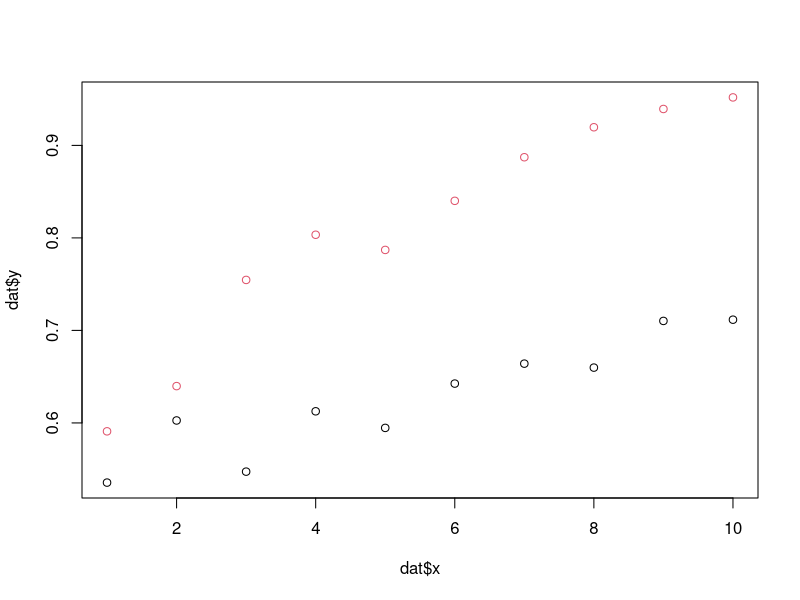
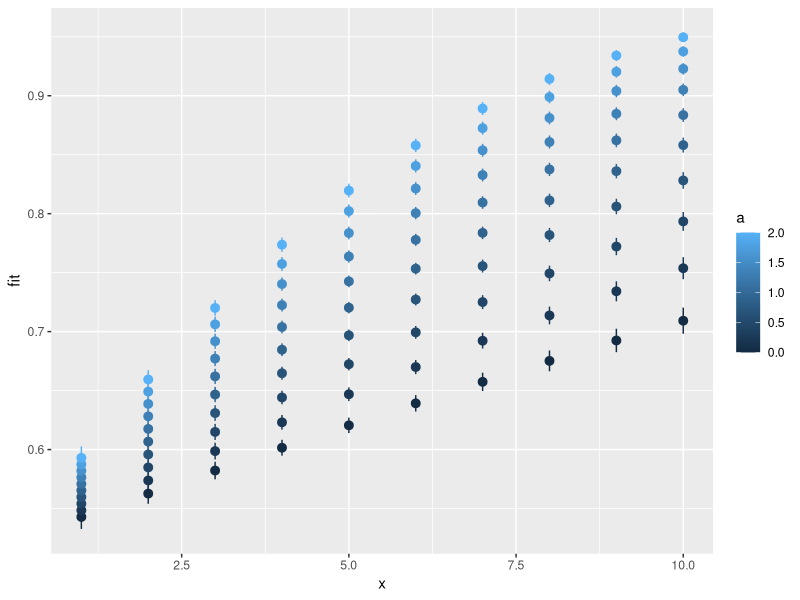
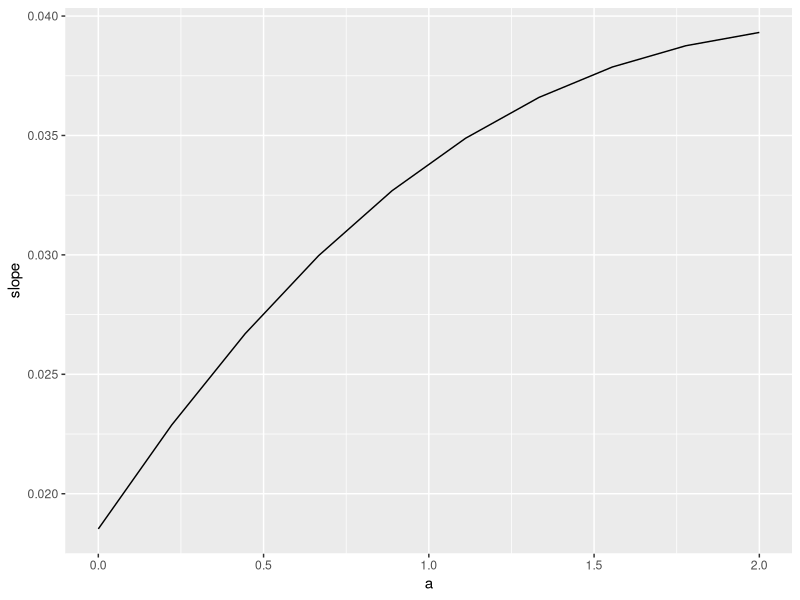
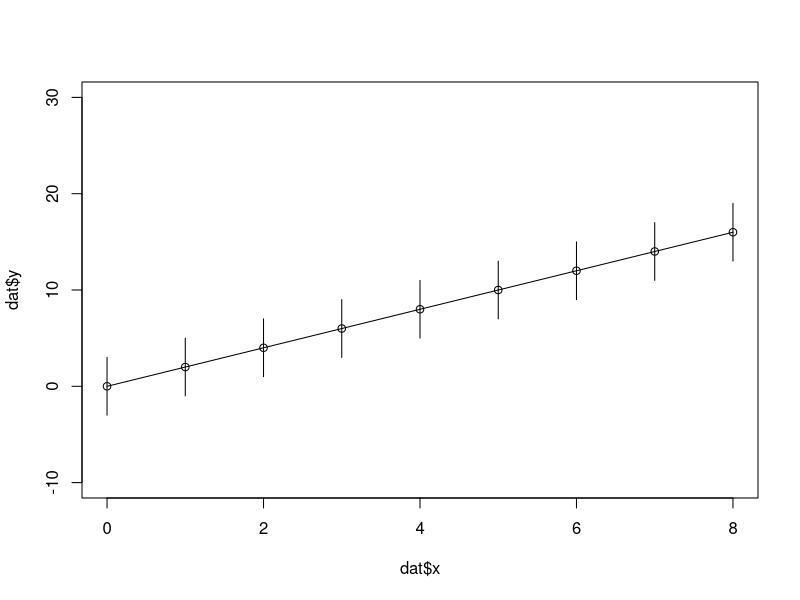

Here is the R script that generated these plots, in order:
# Reproducible example of trying to calculate slope SE from a beta regression
library(glmmTMB)
library(ggplot2)
library(data.table)

# return x and y coords of an elipse given the conic parameters
# https://stackoverflow.com/questions/41820683/how-to-plot-ellipse-given-a-general-equation-in-r
# for Ax^2 + Bxy + Cy^2 + Dx + Ey + F = 0
ellipse <- function(A, B, C, D, E, F){
    M0 <- matrix(c(F,D/2,E/2, D/2, A, B/2, E/2, B/2, C), nrow=3, byrow=TRUE)
    M <- matrix(c(A,B/2,B/2,C), nrow=2)
    lambda <- eigen(M)$values
    
    # assuming abs(lambda[1] - A) < abs(lambda[1] - C), if not, swap lambda[1] and lambda[2] in the following equations:
    if(abs(lambda[1] - A) > abs(lambda[2] - C) ){
        lambda <- lambda[2:1]
    }
    a <- sqrt(-det(M0)/(det(M)*lambda[1]))  
    b <- sqrt(-det(M0)/(det(M)*lambda[2]))
    xc <- (B*E-2*C*D)/(4*A*C-B^2)
    yc <- (B*D-2*A*E)/(4*A*C-B^2)
    phi <- pi/2 - atan((A-C)/B)*2
    
    t <- seq(0, 2*pi, 0.01) 
    x <- xc + a*cos(t)*cos(phi) - b*sin(t)*sin(phi)
    y <- yc + a*cos(t)*cos(phi) + b*sin(t)*cos(phi)
    return(list(x=x,y=y))
}

# https://stackoverflow.com/questions/41820683/how-to-plot-ellipse-given-a-general-equation-in-r
# a*x^2 + b*y^2 + c*x*y + d*x + e*y + f = 0
plot.ellipse <- function (a, b, c, d, e, f, n.points = 1000) {
    ## solve for centre
    A <- matrix(c(a, c / 2, c / 2, b), 2L)
    B <- c(-d / 2, -e / 2)
    mu <- solve(A, B)
    ## generate points on circle
    r <- sqrt(a * mu[1] ^ 2 + b * mu[2] ^ 2 + c * mu[1] * mu[2] - f)
    theta <- seq(0, 2 * pi, length = n.points)
    v <- rbind(r * cos(theta), r * sin(theta))
    ## transform for points on ellipse
    z <- backsolve(chol(A), v) + mu
    ## plot points
    #return(z)
    plot(t(z), type = "l")
}

dat <- data.frame(x = rep(1:10, 2),
                  a = rep(c(0,2), c(10,10)))

dat$y_trans <- 0.1*dat$x + 0.1*dat$a*dat$x + rnorm(nrow(dat), 0, 0.1)
dat$y <- 1/(1+exp(-(dat$y_trans)))
plot(dat$x, dat$y, col =factor(dat$a))

mod <- glmmTMB(y ~ x + a:x, data = dat, family = beta_family(link='logit'))
summary(mod)


newdat <- data.table(expand.grid(a = seq(0,2, length.out=10), x = seq(1, 10, length.out=10)))
preds <- predict(mod, newdata = newdat, se.fit = TRUE, re.form = NA, allow.new.levels=TRUE, type = 'response')
newdat$fit <- preds$fit
newdat$fit.se <- preds$se.fit

slopes <- newdat[, .(slope = coef(lm(fit ~ x))[2]), by = a]

ggplot(newdat, aes(x, fit, color = a, group = a)) +
    geom_point() +
    geom_pointrange(aes(ymin=fit-fit.se, ymax=fit+fit.se))

ggplot(slopes, aes(a, slope)) +
    geom_line()



## Example of trying to calculate a slope while considering SE in the response
dat <- data.frame(x = 0:8, y = seq(0,16, length.out=9), y.se = 3)

mod <- lm(y ~ x, dat) # naive model, not considering error in y
summary(mod)
preds <- predict(mod, se.fit = TRUE)

plot(dat$x, dat$y, ylim=c(-10,30))
arrows(dat$x, dat$y-dat$y.se, dat$x, dat$y+dat$y.se, length=0)
polygon(c(dat$x, rev(dat$x)), c(preds$fit+preds$se.fit, rev(preds$fit-preds$se.fit)))

# https://stats.stackexchange.com/questions/70629/calculate-uncertainty-of-linear-regression-slope-based-on-data-uncertainty
chsq <- qchisq(0.05, nrow(dat), lower.tail = FALSE)
sigma <- mean(dat$y.se)
